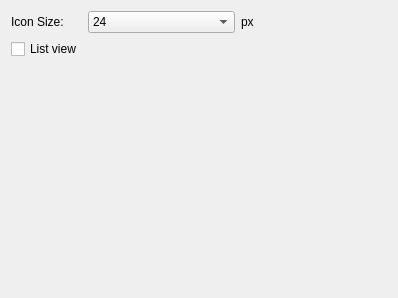
<?xml version="1.0" encoding="UTF-8"?>
<ui version="4.0">
 <class>CadToolMatrix</class>
 <widget class="QWidget" name="CadToolMatrix">
  <property name="geometry">
   <rect>
    <x>0</x>
    <y>0</y>
    <width>398</width>
    <height>298</height>
   </rect>
  </property>
  <layout class="QFormLayout" name="formLayout">
   <item row="0" column="0">
    <widget class="QLabel" name="label">
     <property name="text">
      <string>Icon Size:</string>
     </property>
    </widget>
   </item>
   <item row="0" column="1">
    <layout class="QHBoxLayout" name="horizontalLayout">
     <item>
      <widget class="QComboBox" name="IconSize">
       <property name="currentIndex">
        <number>7</number>
       </property>
       <item>
        <property name="text">
         <string notr="true">10</string>
        </property>
       </item>
       <item>
        <property name="text">
         <string notr="true">12</string>
        </property>
       </item>
       <item>
        <property name="text">
         <string notr="true">14</string>
        </property>
       </item>
       <item>
        <property name="text">
         <string notr="true">16</string>
        </property>
       </item>
       <item>
        <property name="text">
         <string notr="true">18</string>
        </property>
       </item>
       <item>
        <property name="text">
         <string notr="true">20</string>
        </property>
       </item>
       <item>
        <property name="text">
         <string notr="true">22</string>
        </property>
       </item>
       <item>
        <property name="text">
         <string notr="true">24</string>
        </property>
       </item>
       <item>
        <property name="text">
         <string notr="true">26</string>
        </property>
       </item>
       <item>
        <property name="text">
         <string notr="true">28</string>
        </property>
       </item>
       <item>
        <property name="text">
         <string notr="true">30</string>
        </property>
       </item>
       <item>
        <property name="text">
         <string notr="true">32</string>
        </property>
       </item>
       <item>
        <property name="text">
         <string notr="true">34</string>
        </property>
       </item>
       <item>
        <property name="text">
         <string notr="true">36</string>
        </property>
       </item>
       <item>
        <property name="text">
         <string notr="true">38</string>
        </property>
       </item>
       <item>
        <property name="text">
         <string notr="true">40</string>
        </property>
       </item>
      </widget>
     </item>
     <item>
      <widget class="QLabel" name="label_2">
       <property name="toolTip">
        <string>Pixel</string>
       </property>
       <property name="text">
        <string>px</string>
       </property>
      </widget>
     </item>
    </layout>
   </item>
   <item row="1" column="0">
    <widget class="QCheckBox" name="ListViewMode">
     <property name="text">
      <string>List view</string>
     </property>
    </widget>
   </item>
  </layout>
 </widget>
 <resources/>
 <connections/>
</ui>
